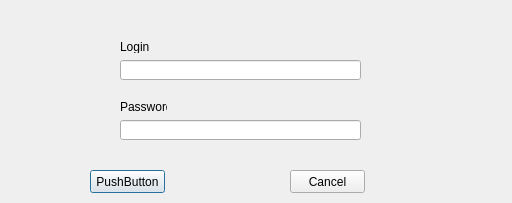
<?xml version="1.0" encoding="UTF-8"?>
<ui version="4.0">
 <class>AuthorizationDialog</class>
 <widget class="QDialog" name="AuthorizationDialog">
  <property name="geometry">
   <rect>
    <x>0</x>
    <y>0</y>
    <width>512</width>
    <height>203</height>
   </rect>
  </property>
  <property name="windowTitle">
   <string>Dialog</string>
  </property>
  <widget class="QLineEdit" name="lineEdit">
   <property name="geometry">
    <rect>
     <x>120</x>
     <y>60</y>
     <width>241</width>
     <height>20</height>
    </rect>
   </property>
  </widget>
  <widget class="QLineEdit" name="lineEdit_2">
   <property name="geometry">
    <rect>
     <x>120</x>
     <y>120</y>
     <width>241</width>
     <height>20</height>
    </rect>
   </property>
  </widget>
  <widget class="QLabel" name="label">
   <property name="geometry">
    <rect>
     <x>120</x>
     <y>40</y>
     <width>47</width>
     <height>13</height>
    </rect>
   </property>
   <property name="text">
    <string>Login</string>
   </property>
  </widget>
  <widget class="QLabel" name="label_2">
   <property name="geometry">
    <rect>
     <x>120</x>
     <y>100</y>
     <width>47</width>
     <height>13</height>
    </rect>
   </property>
   <property name="text">
    <string>Password</string>
   </property>
  </widget>
  <widget class="QPushButton" name="pushButton">
   <property name="geometry">
    <rect>
     <x>90</x>
     <y>170</y>
     <width>75</width>
     <height>23</height>
    </rect>
   </property>
   <property name="text">
    <string>PushButton</string>
   </property>
  </widget>
  <widget class="QPushButton" name="pushButton_2">
   <property name="geometry">
    <rect>
     <x>290</x>
     <y>170</y>
     <width>75</width>
     <height>23</height>
    </rect>
   </property>
   <property name="text">
    <string>Cancel</string>
   </property>
  </widget>
 </widget>
 <resources/>
 <connections/>
</ui>
